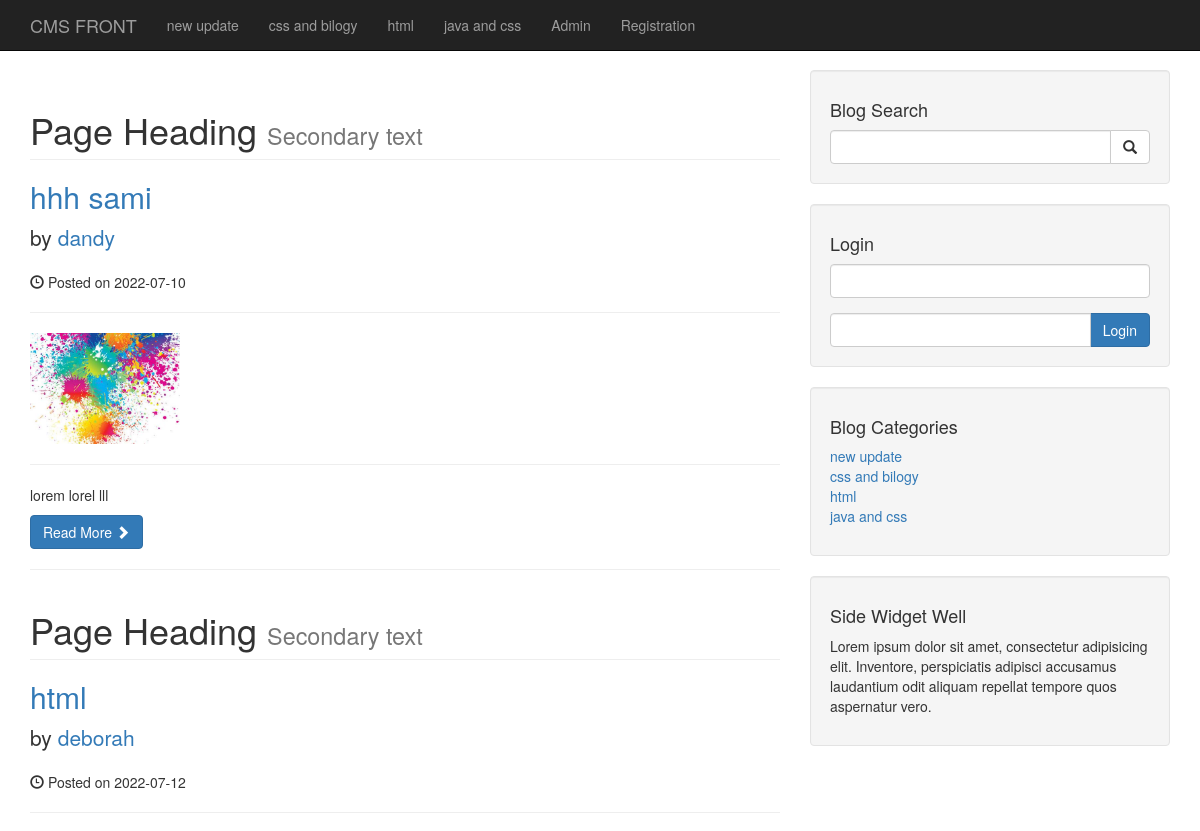
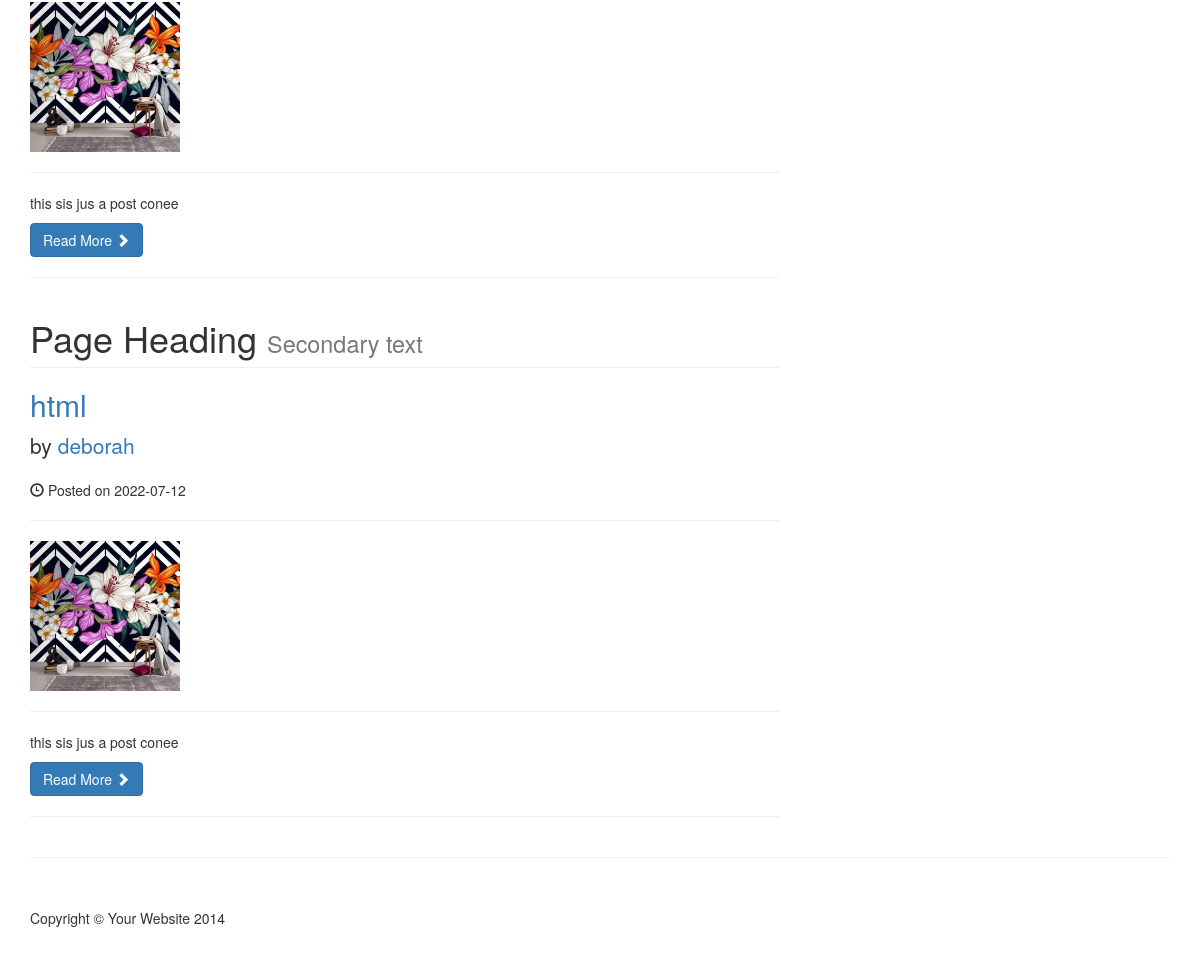
/index_old.php, run on the app's committed database (2 pictures, top to bottom).
### tables this page shows
CREATE TABLE `categories` (
  `cat_id` int(3) NOT NULL,
  `cat_title` varchar(255) NOT NULL
);

CREATE TABLE `post` (
  `post_id` int(3) NOT NULL,
  `post_category_id` int(3) NOT NULL,
  `post_title` varchar(255) NOT NULL,
  `post_author` varchar(255) NOT NULL,
  `post_date` date NOT NULL,
  `post_image` text NOT NULL,
  `post_content` text NOT NULL,
  `post_tags` varchar(255) NOT NULL,
  `post_comment_count` int(11) NOT NULL,
  `post_status` varchar(255) NOT NULL DEFAULT 'draft'
);

### index_old.php (the view, shortened to what this page needs)
<?php include_once('includes/header.php');?>
    <?php include_once('includes/navigation.php');?>
    <div class="container">
        <div class="row">
            <div class="col-md-8">
                <?php
            global $conn;
        $query = "SELECT * FROM `post` WHERE post_status='published'";
        $que = mysqli_query($conn,$query);
        while($row = mysqli_fetch_assoc($que)){
          $post_id = $row['post_id'];
          $post_title = $row['post_title'];
          $post_author = $row['post_author'];
          $post_date = $row['post_date'];
          $post_image = $row['post_image'];
          $post_content = substr($row['post_content'],0,100);
                          ?>
                <h1 class="page-header">
                    Page Heading
                    <small>Secondary text </small>
                </h1>
                <h2>
                    <a href="post.php?p_id=<?php echo $post_id;?>"><?php echo $post_title;  ?></a>
                </h2>
                <p class="lead">
                    by <a href="author.php?author=<?php echo $post_author;?>&& p_id=<?php echo $post_id ?>"><?php echo $post_author ;  ?></a>
                </p>
                <p><span class="glyphicon glyphicon-time"></span> Posted on <?php echo $post_date ;  ?></p>
                <hr>
                <a href="post.php?p_id=<?php echo $post_id;?>">
                <img class="img-responsive" src="admin/images/.<?php echo $post_image;?>" width="150"  height= "100" alt="image">
                </a>
                <hr>
                <p><?php echo $post_content;  ?></p>
                <a class="btn btn-primary" href="post.php?p_id=<?php echo $post_id;?>">Read More <span class="glyphicon glyphicon-chevron-right"></span></a>
                <hr>
        <?php } ?>
            </div>
            <?php include_once('includes/sidebar.php');?>
            </div>
        <hr>
        <footer>
            <div class="row">
                <div class="col-lg-12">
                    <p>Copyright &copy; Your Website 2014</p>
                </div>
            </div>
        </footer>
    </div>
<?php include_once('includes/footer.php');?>

### includes/navigation.php (shortened to what this page needs)
<nav class="navbar navbar-inverse navbar-fixed-top" role="navigation">
        <div class="container">
            <div class="navbar-header">
                <a class="navbar-brand" href="index.php">CMS FRONT</a>
            </div>
            <div class="collapse navbar-collapse" id="bs-example-navbar-collapse-1">
                <ul class="nav navbar-nav">
                <?php
            global $conn;
        $query = "SELECT * FROM `categories`";
        $que = mysqli_query($conn,$query);
        while($row = mysqli_fetch_assoc($que)){
         $title = $row['cat_title'];
            echo "<li>
            <a href='#'> $title </a>
        </li>";
        }
                ?>
             <li><a href="./admin/index.php">Admin</a> </li>
              <li><a href="registration.php">Registration</a> </li>
                </ul>
            </div>
        </div>
    </nav>

### includes/sidebar.php (shortened to what this page needs)
<div class="col-md-4">
<div class="well">
    <h4>Blog Search</h4>
    <form action="includes/search.php" method="post">
    <div class="input-group">
        <input type="text"  name="search" class="form-control">
        <span class="input-group-btn">
            <button class="btn btn-default" type="submit" name="submit">
                <span class="glyphicon glyphicon-search"></span>
        </button>
        </span>
    </div>
    </form>
</div>
<div class="well">
    <h4>Login</h4>
    <form action="./login.php" method="post">
    <div class="form-group">
        <input type="text"  name="username" class="form-control">
</div>
<div class="input-group">
<input type="password"  name="password" class="form-control">
<span class="input-group-btn">
            <button class="btn btn-primary" type="submit" name="login">Login</button>
        </span>
    </div>
    </form>
</div>
<?php
            global $conn;
        $query = "SELECT * FROM `categories`";
        $que = mysqli_query($conn,$query);
                        ?>
<div class="well">
    <h4>Blog Categories</h4>
    <div class="row">
        <div class="col-lg-12">
            <ul class="list-unstyled">
            <?php
        while($row = mysqli_fetch_assoc($que)){
        $id = $row['cat_id'];
        $title = $row['cat_title'];
            echo "<li>
            <a href='category.php?category=$id'> $title </a>
        </li>";
        }
?>
            </ul>
        </div>
    </div>
</div>
<?php include_once('widget.php'); ?>
</div>

### css/blog-home.css (style rules this page uses)
body { padding-top: 70px; }
footer { margin: 50px 0; }

### data on the page
categories: cat_title "new update"
categories: cat_title "css and bilogy"
categories: cat_title "html"
categories: cat_title "java and css"
post: post_title "hhh sami", post_author "dandy", post_date "2022-07-10", post_image (picture), post_content "lorem lorel lll"
post: post_title "html", post_author "deborah", post_date "2022-07-12", post_image (picture), post_content "this sis jus a post conee"
post: post_title "html", post_author "deborah", post_date "2022-07-12", post_image (picture), post_content "this sis jus a post conee"
